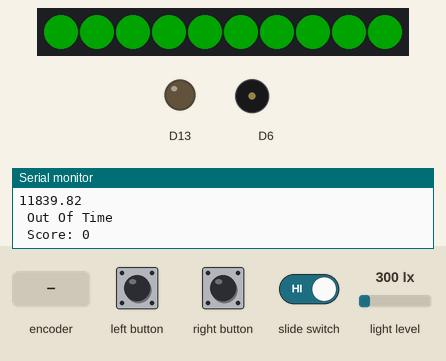
Simulated run of this sketch. Board: Adafruit Circuit Playground Express. On the bench: 10 RGB LEDs in strip order, left to right, output pins drawn as LEDs (lit = HIGH), buzzer (waves = sounding), the last lines printed to the serial monitor. The inputs (shaded band) are chosen by the test bench; at power-on: light level 300 lx. Dim RGB values are drawn brighter than linear; random numbers use the default seed unless the sketch sets one.

Above: at 1.2 s.
1.3 s: rotary encoder on left button / right button turned 3 steps (first pin leading)
At 2.3 s:
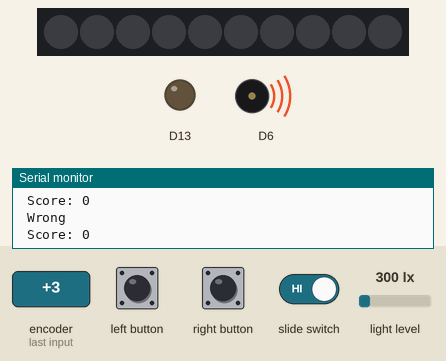
3.6 s: rotary encoder on left button / right button turned 3 steps (first pin leading)
At 5.9 s:
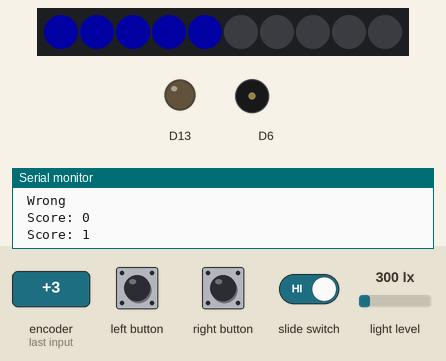
Timing chart, 0 to 7.4 s (numbered marks = the images above; inputs shaded):
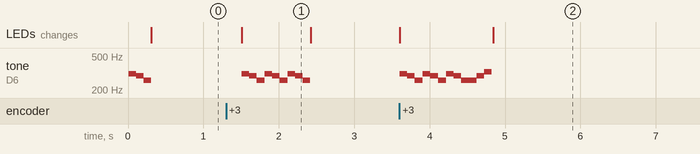

The sketch:

gamer.ino
```cpp
#include <AsyncDelay.h>
#include <Adafruit_CircuitPlayground.h>
AsyncDelay delay_10s;
float midi[127]; //tones are stored
int A_four = 440; // a is 440 hz...
int switchCase = 0;
int switchPin = 7;
int buttonPinA = 4;
int buttonPinB = 5;
int rando = 0;
int score = 0;
int light;
bool buttonFlagA = 0;
bool buttonFlagB = 0;
bool switchFlag = 0;
bool switchState = 0;
bool game = 0;

void setup() {
  CircuitPlayground.begin();
  Serial.begin(9600);
  pinMode(switchPin, INPUT_PULLUP); //activating pin and the modes
  pinMode(buttonPinA, INPUT_PULLDOWN);
  pinMode(buttonPinB, INPUT_PULLDOWN);
  attachInterrupt(digitalPinToInterrupt(switchPin), switchISR, CHANGE);//assigning the interrupts to certain pins
  attachInterrupt(digitalPinToInterrupt(buttonPinA), buttonAISR, FALLING);
  attachInterrupt(digitalPinToInterrupt(buttonPinB), buttonBISR, FALLING);
  generateMIDI(); //generates the tones
  randomSeed(analogRead(0)); // Seed the random, randomly
}

void loop() {
  light = CircuitPlayground.lightSensor();
  CircuitPlayground.setBrightness(map(light,0,1030,1,255));
    if(switchFlag){//reset the flag and switch the state of the switch
    delay(5); //debounce
    switchFlag = 0;
    if (rando == 2){ //checks if color and switch used is correct
      CircuitPlayground.clearPixels();
      CircuitPlayground.playTone(midi[60+score], 100); // plays aceding tone and adds the score to make it seem like progress
      CircuitPlayground.playTone(midi[62+score], 100);
      CircuitPlayground.playTone(midi[64+score], 100);
      score++;
      game = 0; //need to re make the board
      Serial.print(" Score: ");
      Serial.println(score);
    }else{
      CircuitPlayground.clearPixels();
      CircuitPlayground.playTone(midi[63], 100); // plays in minor tone to show that you messed up
      CircuitPlayground.playTone(midi[62], 100);
      CircuitPlayground.playTone(midi[60], 100);
      score=0;
      game = 0;
      Serial.println(" Wrong ");
      Serial.print(" Score: ");
      Serial.println(score);
    }
  }
  if(buttonFlagA){//reset the flag and restart the count
    delay(5);
    buttonFlagA = 0;
      if (rando == 0){
      CircuitPlayground.clearPixels();
      CircuitPlayground.playTone(midi[60+score], 100);
      CircuitPlayground.playTone(midi[62+score], 100);
      CircuitPlayground.playTone(midi[64+score], 100);
      score++;
      game = 0;
      Serial.print(" Score: ");
      Serial.println(score);
    }else{
      CircuitPlayground.clearPixels();
      CircuitPlayground.playTone(midi[63], 100);
      CircuitPlayground.playTone(midi[62], 100);
      CircuitPlayground.playTone(midi[60], 100);
      score=0;
      game = 0;
      Serial.println(" Wrong ");
      Serial.print(" Score: ");
      Serial.println(score);
    }
    }
    if(buttonFlagB){//reset the flag and restart the count
    delay(5);
    buttonFlagB = 0;
      if (rando == 1){
      CircuitPlayground.clearPixels();
      CircuitPlayground.playTone(midi[60+score], 100);
      CircuitPlayground.playTone(midi[62+score], 100);
      CircuitPlayground.playTone(midi[64+score], 100);
      score++;
      game = 0;
      Serial.print(" Score: ");
      Serial.println(score);
    }else{
      CircuitPlayground.clearPixels();
      CircuitPlayground.playTone(midi[63], 100);
      CircuitPlayground.playTone(midi[62], 100);
      CircuitPlayground.playTone(midi[60], 100);
      score=0;
      game = 0;
      Serial.println(" Wrong ");
      Serial.print(" Score: ");
      Serial.println(score);
    }
    }
    if (delay_10s.isExpired()){
      CircuitPlayground.clearPixels();
      CircuitPlayground.playTone(midi[63], 100);
      CircuitPlayground.playTone(midi[62], 100);
      CircuitPlayground.playTone(midi[60], 100);
      score=0;
      game = 0;
      Serial.println(" Out Of Time ");
      Serial.print (" Score: ");
      Serial.println(score);
    }
    if (!game){
rando = random(3);
switch(rando){
  case 0:
      for(int i = 0; i<5; i++){
      CircuitPlayground.setPixelColor(i, 0, 0, 255);
      }
      game = 1;
      delay_10s.start(10000-(score*200), AsyncDelay::MILLIS);//expires ever 7000 mil seconds
    break;
  case 1:
      for(int i = 5; i<10; i++){
      CircuitPlayground.setPixelColor(i, 255, 0, 0);
      }
      game = 1;
      delay_10s.start(10000-(score*200), AsyncDelay::MILLIS);//expires ever 7000 mil seconds
    break;
  case 2:
    for(int i = 0; i<10; i++){
      CircuitPlayground.setPixelColor(i, 0, 255, 0);
      }
      game = 1;
      delay_10s.start(10000-(score*200), AsyncDelay::MILLIS);//expires ever 7000 mil seconds
    break;
  default:
    break;
}
}
}
    void buttonAISR(void){
  buttonFlagA = 1;
}
    void buttonBISR(void){
  buttonFlagB = 1;
}
    void switchISR(void){//interrupt switch flag
  switchFlag = 1;
}
void generateMIDI() //genretes values
{
  for (int x = 0; x < 127; ++x)
  {
    midi[x] = (A_four / 32.0) * pow(2.0, ((x - 9.0) / 12.0));
    Serial.println(midi[x]);
  }
}
```

Measured:
- after the input at 1.3 s, tone on D6: silent → 311 Hz after 0.21 s, then repeats every 0.31 s: 293 Hz 0.10 s, 261 Hz 0.11 s, 311 Hz 0.10 s, until it stays silent from 2.4 s; the LEDs: change after 0.21 s (image 1)
- after the input at 3.6 s, tone on D6: plays 311 Hz for 0.10 s, 293 Hz for 0.10 s, 261 Hz for 0.11 s, 311 Hz for 0.10 s, 293 Hz for 0.10 s, 261 Hz for 0.11 s … (11 notes in this stretch), starting at once; the LEDs: first change at once (image 2 shows a later state)
